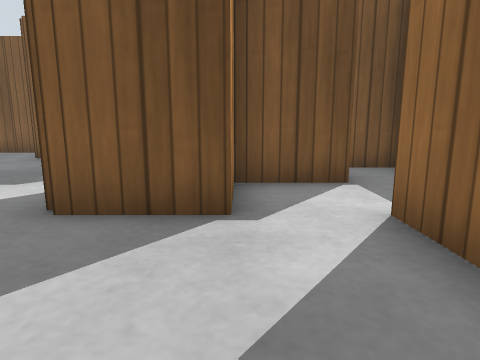
View 1 (above)

24 first-person views from a walk through a world built for the Gazebo simulator. The camera is 0.5 m above the floor, tilts 10° down and sees 75° across. The floor is counted in squares, 0.5 m on a side. Each view is taken from the middle of a square. On the plan, view 1 faces up. The plan holds only what a view shows up to about 12 squares ahead; the rest is blank. Gazebo's built-in surfaces are drawn with simple patterns.

View 2
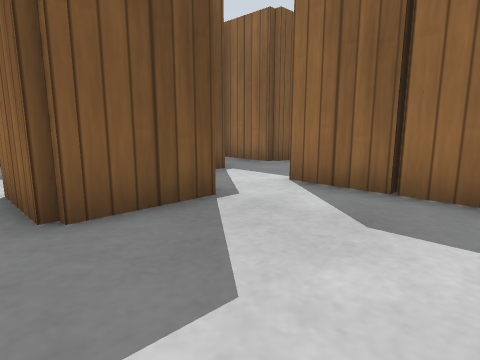

View 3
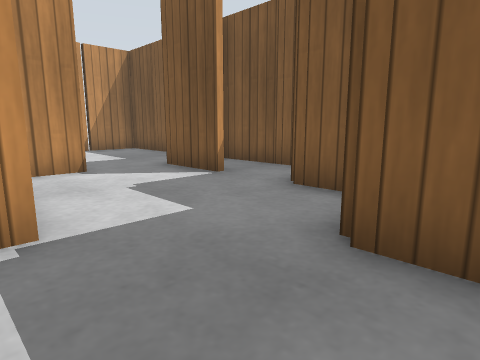

View 4
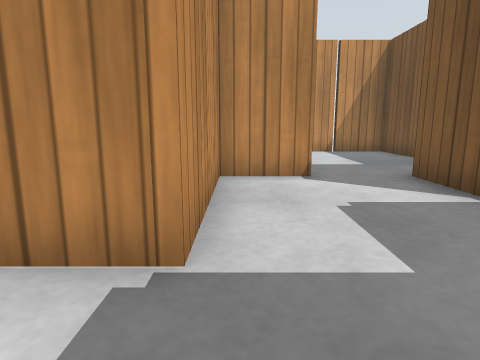

View 5
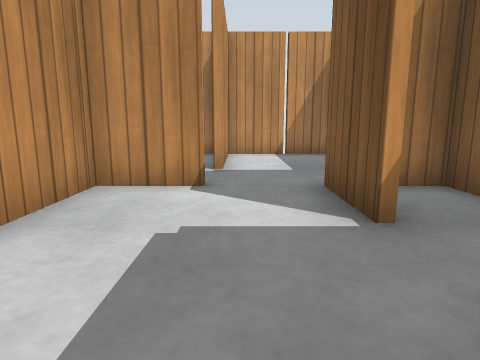

View 6
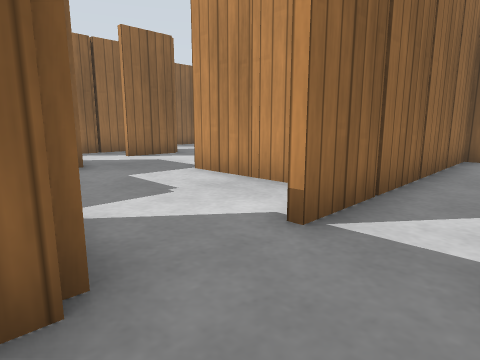

View 7
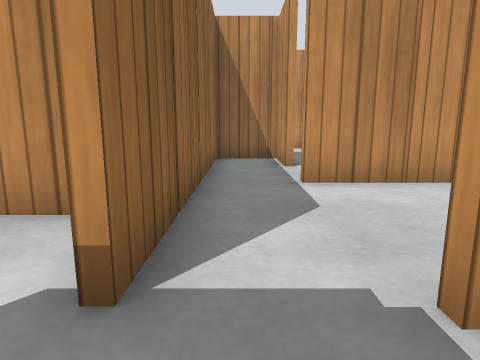

View 8
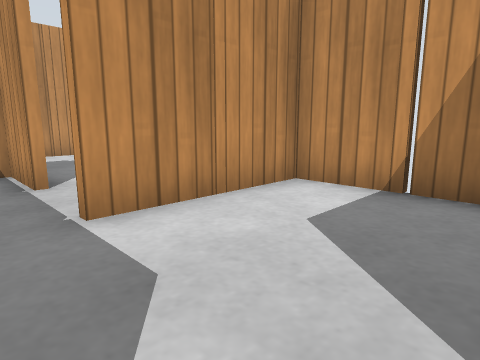

View 9
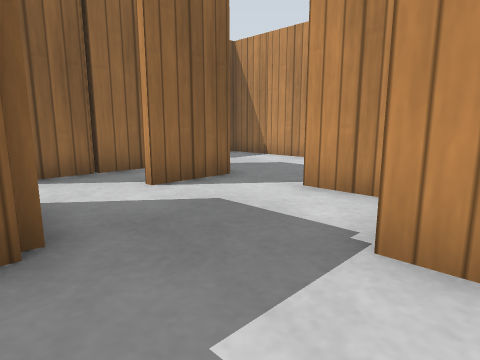

View 10
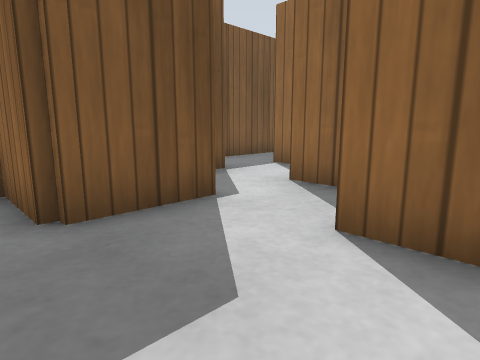

View 11
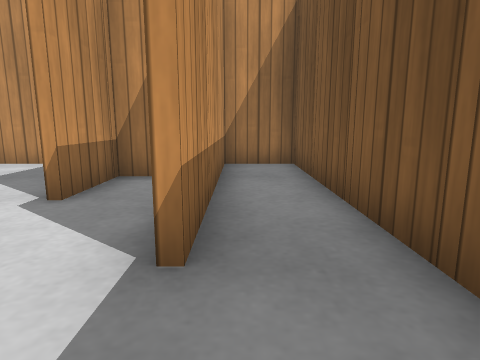

View 12
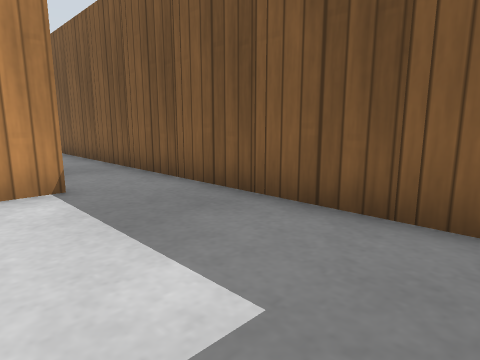

View 13
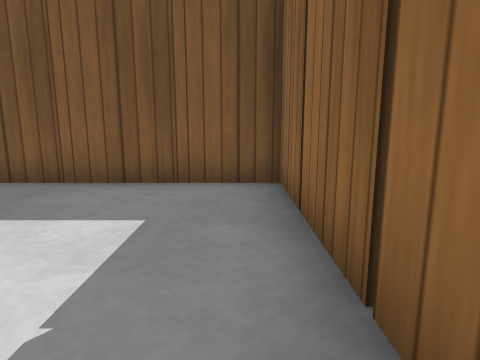

View 14
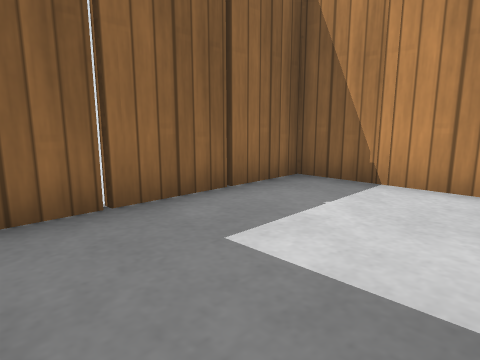

View 15
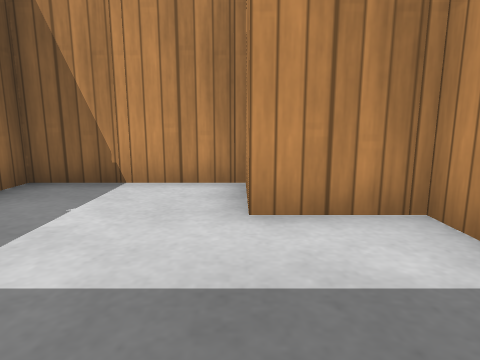

View 16
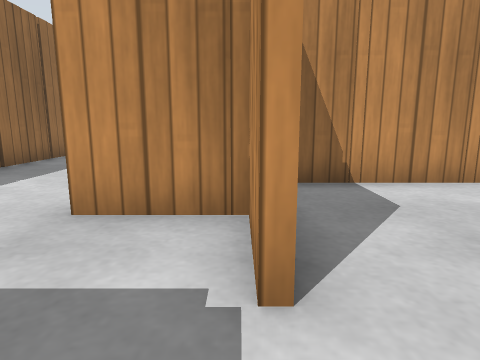

View 17
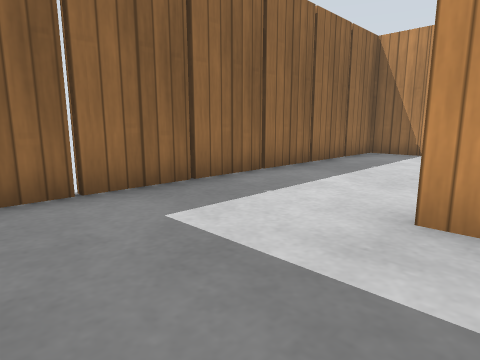

View 18
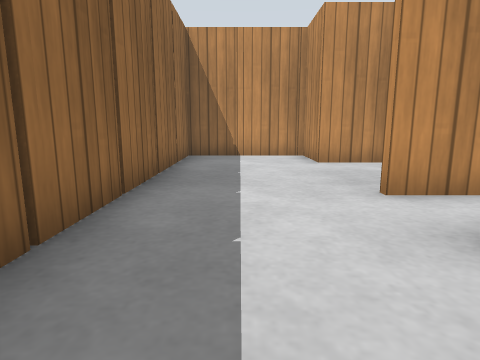

View 19
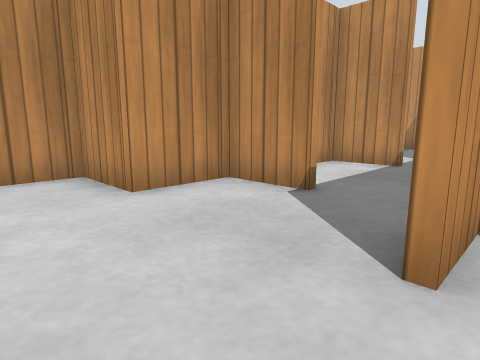

View 20
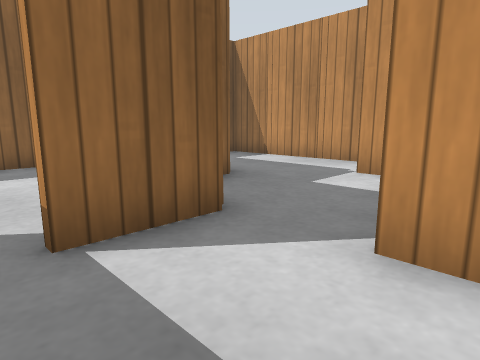

View 21
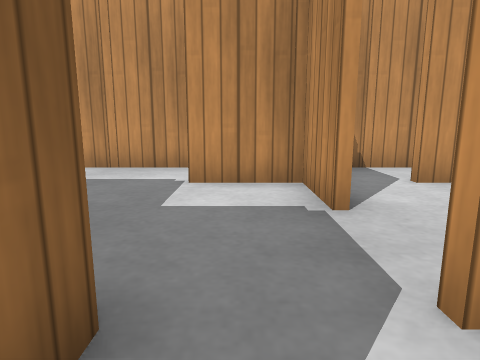

View 22
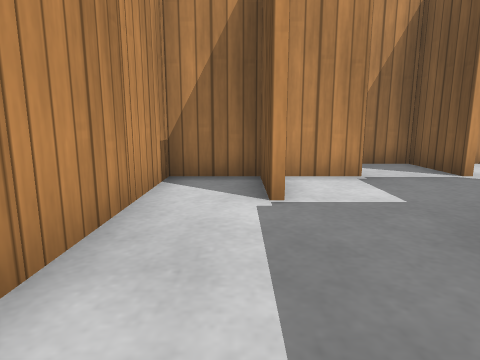

View 23
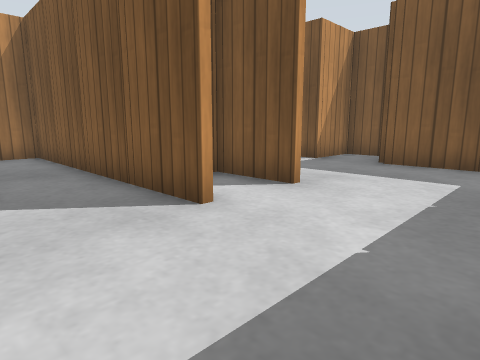

View 24
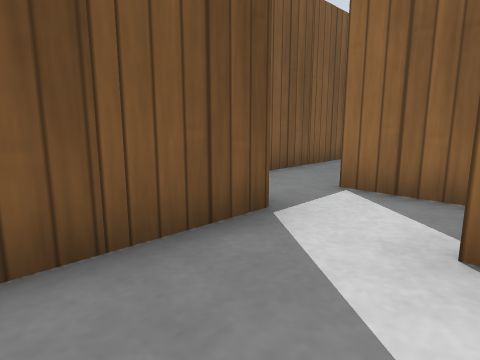

### Floor plan
Points are (right, up) in squares from view 1. A wall is a line through its corners. A room is listed if a view was taken in it or the views show most of it. See-through windows are left out.
Room 1 (views 1, 13, 16, 17, 18, 19, 20, 21, 22, 23)
walls: (1.9, -2.5) (1.9, -3.5); (2.1, -4.4) (3.9, -4.4) (3.9, -6.4) (5.6, -6.4); (1.7, -4.5) (1.7, -2.5); (4, -0.6) (-3.5, -0.6); (2.5, -0.4) (4, -0.4); (0, -4.6) (-1.5, -4.6); (0.4, -0.4) (1.5, -0.4); (4, 1.4) (2.5, 1.4); (2.4, 1.6) (4, 1.6); (-0.1, -6.5) (-0.1, -7.6); (-1.5, -4.4) (0, -4.4); (6.4, -6.4) (7.7, -6.4) (7.7, 4.5); (-2.1, -2.5) (-2.1, -3.5); (-1.5, -0.4) (-0.4, -0.4); (-2.3, -3.6) (-2.3, -2.5); (1.7, 2.4) (1.7, 3.5); (2, -8.6) (0.5, -8.6); (0.5, -8.4) (2, -8.4); (2.4, -10.4) (3.6, -10.4); (4.4, -10.4) (5.5, -10.4); (0.5, -10.4) (1.6, -10.4); (-2.8, -8.4) (-2, -8.4); (-0.1, 4.4) (-0.1, 3.4) (-1.6, 3.4); (6.4, -10.4) (7.8, -10.4); (5.6, 5.4) (4, 5.4); (6.4, 5.6) (7.7, 5.6) (7.7, 6.6); (1.9, 6.5) (1.9, 5.4) (0.4, 5.4); (3.9, 6.6) (3.9, 5.6) (5.5, 5.6); (3.7, 7.4) (2.5, 7.4)
low walls: (1.9, 3.5) (1.9, 2.5)
ways out: opening at (-2.7, 1) to room 2; opening at (6.5, 7) to room 2; opening at (-2.2, -9.5) to room 3; opening at (-4, -4)
objects: wooden post (-2, -5); wooden post (-2, -4); wooden post (-2, -1); wooden post (0, -11) to (0, -10); wooden post (0, -9); wooden post (0, -8); wooden post (0, -1); wooden post (2, -11); wooden post (2, -4); wooden post (2, -1) to (2, 0); wooden post (2, 1); wooden post (2, 2); wooden post (4, -11); wooden post (4, -6); wooden post (4, 6); wooden post (6, -11); wooden post (6, -7); wooden post (6, 5); wooden post (8, -5); wooden post (8, -3); wooden post (8, -1); wooden post (8, 1); wooden post (8, 3)
Room 2 (views 2, 3, 4, 5, 6, 7, 8, 9, 10, 11, 12, 14, 15)
walls: (-3.5, 7.6) (-2, 7.6); (-4.3, 9.4) (-5.5, 9.4); (-5.4, 9.6) (-2.4, 9.6); (-7.6, 5.6) (-6.1, 5.6) (-6.1, 4.5); (-2, 7.4) (-3.6, 7.4); (-5.4, 3.6) (-4, 3.6); (-2.3, 4.4) (-2.3, 5.5); (-8, 9.4) (-10, 9.4); (-1.5, 9.6) (0, 9.6); (-9.5, 5.6) (-8.4, 5.6); (-0.3, 6.4) (-0.3, 7.5); (-10.1, 7.5) (-10.1, 6.4); (-10.3, 6.5) (-10.3, 7.5); (0, 9.4) (-0.5, 9.4); (-8.4, 11.4) (-10.1, 11.4) (-10.1, 10.6); (1.7, 8.8) (1.7, 9.5); (1.9, 9.5) (1.9, 8.5); (2.5, 7.6) (3.9, 7.6) (3.9, 6.6); (-13.4, 7.6) (-12, 7.6); (3.7, 6.4) (3.7, 7.4); (-12.1, 1.5) (-12.1, 0.6); (-13.5, 3.6) (-12, 3.6); (-13.2, 11.4) (-15.9, 11.4) (-15.9, 9.5); (-5.5, -2.6) (-6.9, -2.6); (-12.1, -0.4) (-10.3, -0.4); (-15.4, 7.6) (-14.4, 7.6); (-15.9, 7.1) (-15.9, 5.5); (-15.5, 3.6) (-14.4, 3.6); (7.7, 6.6) (7.7, 11.4) (-6.1, 11.4) (-6.1, 10.4)
ways out: opening at (-2.7, 1) to room 1; opening at (6.5, 7) to room 1; opening at (-14, 2) to room 3
objects: wooden post (-16, 5); wooden post (-16, 9); wooden post (-14, 3); other object (-14, 7); wooden post (-14, 12); wooden post (-10, 1); wooden post (-10, 3); wooden post (-10, 5); wooden post (-10, 6); wooden post (-10, 10); wooden post (-8, 5); wooden post (-8, 12); wooden post (-6, -3); wooden post (-6, 10); wooden post (-4, -1); wooden post (-4, 0); wooden post (-4, 8); other object (-4, 10); wooden post (-4, 12); wooden post (-2, 4); wooden post (-2, 9); wooden post (-2, 12); wooden post (0, 5); wooden post (0, 6); wooden post (0, 12); wooden post (2, 7); wooden post (2, 8); wooden post (2, 12); wooden post (4, 12); wooden post (6, 12); wooden post (8, 7); wooden post (8, 9)
Room 3 (view 24)
walls: (-10.3, -0.4) (-10.3, 0.6); (-12.1, 0.6) (-12.1, -0.4); (-3.1, -10.4) (-2.4, -10.4)
ways out: opening at (-2.2, -9.5) to room 1; opening at (-14, 2) to room 2; opening at (-6, -5)
objects: wooden post (-14, -5); wooden post (-12, 0); wooden post (-2, -11)

Positions as (right, up) in squares from view 1, and headings:
1: (0, 0), facing up
2: (-3, 0), facing up-right
3: (-3, 5), facing up-left
4: (-4, 6), facing left
5: (-5, 8), facing left
6: (-12, 10), facing down-right
7: (-11, 9), facing down
8: (-11, 7), facing down-left
9: (-7, 8), facing down-right
10: (-5, 4), facing up-right
11: (2, 10), facing left
12: (7, 8), facing up-left
13: (7, 6), facing up
14: (4, 11), facing down-right
15: (4, 11), facing down
16: (2, 5), facing down
17: (3, 5), facing down-right
18: (6, 4), facing down
19: (6, 0), facing down-left
20: (-1, -2), facing down-right
21: (1, -3), facing down
22: (6, -9), facing left
23: (7, -3), facing up-left
24: (-7, -5), facing up-right
